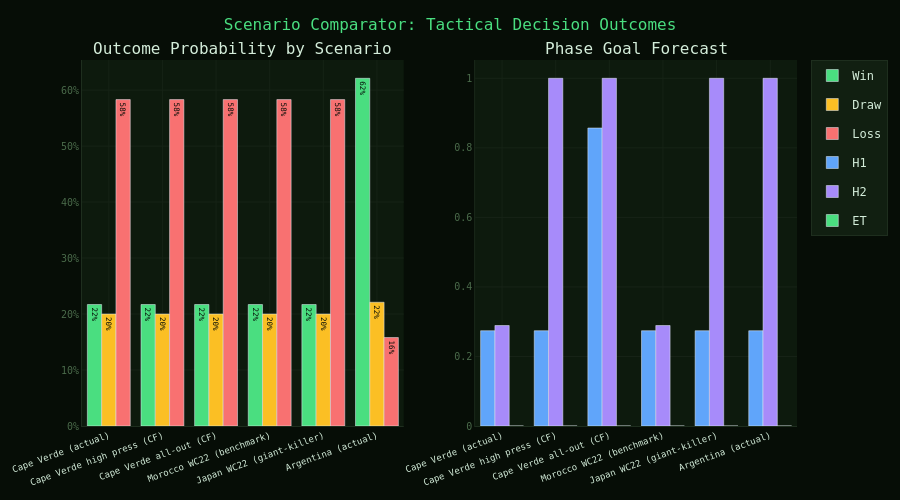

Notebook cell for this chart:
### Code cell
# Chart 3: Scenario Comparator
# All scenario values derived directly from StatsBomb event data
# Morocco: avg across WC22 wins (Canada, Portugal, Belgium)
# Japan: avg across WC22 giant-killing wins (Spain, Germany)

SCENARIOS = {
    "Cape Verde (actual)":         dict(xg=0.76, opp_xg=2.28, possession=0.36, sot_ratio=0.31, press_ratio=0.38, first_sub_min=55, n_subs=5, duel_ratio=0.52),
    "Cape Verde high press (CF)":  dict(xg=1.10, opp_xg=2.80, possession=0.40, sot_ratio=0.22, press_ratio=0.55, first_sub_min=72, n_subs=3, duel_ratio=0.44),
    "Cape Verde all-out (CF)":     dict(xg=1.60, opp_xg=3.10, possession=0.44, sot_ratio=0.18, press_ratio=0.64, first_sub_min=79, n_subs=3, duel_ratio=0.40),
    "Morocco WC22 (benchmark)":    dict(xg=0.796, opp_xg=0.828, possession=0.40, sot_ratio=0.340, press_ratio=0.603, first_sub_min=62, n_subs=5, duel_ratio=0.299),
    "Japan WC22 (giant-killer)":   dict(xg=1.204, opp_xg=1.813, possession=0.38, sot_ratio=0.416, press_ratio=0.701, first_sub_min=45, n_subs=5, duel_ratio=0.275),
    "Argentina (actual)":          dict(xg=2.28, opp_xg=0.76, possession=0.64, sot_ratio=0.45, press_ratio=0.62, first_sub_min=65, n_subs=4, duel_ratio=0.60),
}

scenario_results = {}
for name, params in SCENARIOS.items():
    out, phases = predict_scenario(**params)
    scenario_results[name] = {"proba": out, "phases": phases}

names  = list(scenario_results.keys())
wins   = [scenario_results[s]["proba"].get("Win",0)  for s in names]
draws  = [scenario_results[s]["proba"].get("Draw",0) for s in names]
losses = [scenario_results[s]["proba"].get("Loss",0) for s in names]

fig_scen = make_subplots(
    rows=1, cols=2,
    subplot_titles=["Outcome Probability by Scenario", "Phase Goal Forecast"],
    horizontal_spacing=0.10,
)

for label, vals, color in [("Win",wins,C["win"]),("Draw",draws,C["draw"]),("Loss",losses,C["loss"])]:
    fig_scen.add_trace(
        go.Bar(x=names, y=vals, name=label, marker_color=color, legendgroup=label,
               text=[f"{v:.0%}" for v in vals], textposition="inside",
               textfont=dict(size=10, color=C["bg"]), showlegend=True),
        row=1, col=1,
    )

for ph_key, ph_label, color in [("H1 (0-45)","H1",C["blue"]),("H2 (45-90)","H2",C["purple"]),("ET (90-120)","ET",C["win"])]:
    vals = [scenario_results[s]["phases"].get(ph_key,0) for s in names]
    fig_scen.add_trace(
        go.Bar(x=names, y=vals, name=ph_label, marker_color=color, legendgroup=ph_label,
               showlegend=True),
        row=1, col=2,
    )

fig_scen.update_layout(
    **BASE,
    title=dict(text="Scenario Comparator: Tactical Decision Outcomes", font=dict(size=16,color=C["win"]), x=0.5),
    barmode="stack", height=500,
    legend=dict(bgcolor=C["card"], bordercolor=C["border"], borderwidth=1),
)
# Phase goal panel should be grouped, not stacked
for trace in fig_scen.data:
    if trace.name in ["H1","H2","ET"]:
        trace.update(offsetgroup=trace.name)

fig_scen.update_layout(barmode="group")

for r in [1]:
    for c in [1,2]:
        fig_scen.update_xaxes(tickangle=-20, tickfont=dict(size=9), row=r, col=c,
                               **{k:v for k,v in axis().items() if k in ["gridcolor","showline","linecolor","tickcolor"]})
        fig_scen.update_yaxes(row=r, col=c, **axis(pct=(c==1)))

# Restore stacked for left panel
for trace in fig_scen.data:
    if trace.name in ["Win","Draw","Loss"]:
        trace.update(offsetgroup=None)

fig_scen.show()

### Figure 1 — Plotly figure (JSON) as saved in the notebook; plotly's stock layout.template omitted (floating-point values rounded to 4 significant figures)
{"data": [{"legendgroup": "Win", "marker": {"color": "#4ade80"}, "name": "Win", "showlegend": true, "text": ["22%", "22%", "22%", "22%", "22%", "62%"], "textfont": {"color": "#060d06", "size": 10}, "textposition": "inside", "type": "bar", "x": ["Cape Verde (actual)", "Cape Verde high press (CF)", "Cape Verde all-out (CF)", "Morocco WC22 (benchmark)", "Japan WC22 (giant-killer)", "Argentina (actual)"], "xaxis": "x", "y": [0.217, 0.217, 0.217, 0.217, 0.217, 0.621], "yaxis": "y"}, {"legendgroup": "Draw", "marker": {"color": "#fbbf24"}, "name": "Draw", "showlegend": true, "text": ["20%", "20%", "20%", "20%", "20%", "22%"], "textfont": {"color": "#060d06", "size": 10}, "textposition": "inside", "type": "bar", "x": ["Cape Verde (actual)", "Cape Verde high press (CF)", "Cape Verde all-out (CF)", "Morocco WC22 (benchmark)", "Japan WC22 (giant-killer)", "Argentina (actual)"], "xaxis": "x", "y": [0.2, 0.2, 0.2, 0.2, 0.2, 0.221], "yaxis": "y"}, {"legendgroup": "Loss", "marker": {"color": "#f87171"}, "name": "Loss", "showlegend": true, "text": ["58%", "58%", "58%", "58%", "58%", "16%"], "textfont": {"color": "#060d06", "size": 10}, "textposition": "inside", "type": "bar", "x": ["Cape Verde (actual)", "Cape Verde high press (CF)", "Cape Verde all-out (CF)", "Morocco WC22 (benchmark)", "Japan WC22 (giant-killer)", "Argentina (actual)"], "xaxis": "x", "y": [0.583, 0.583, 0.583, 0.583, 0.583, 0.158], "yaxis": "y"}, {"legendgroup": "H1", "marker": {"color": "#60a5fa"}, "name": "H1", "offsetgroup": "H1", "showlegend": true, "type": "bar", "x": ["Cape Verde (actual)", "Cape Verde high press (CF)", "Cape Verde all-out (CF)", "Morocco WC22 (benchmark)", "Japan WC22 (giant-killer)", "Argentina (actual)"], "xaxis": "x2", "y": [0.274, 0.274, 0.857, 0.274, 0.274, 0.274], "yaxis": "y2"}, {"legendgroup": "H2", "marker": {"color": "#a78bfa"}, "name": "H2", "offsetgroup": "H2", "showlegend": true, "type": "bar", "x": ["Cape Verde (actual)", "Cape Verde high press (CF)", "Cape Verde all-out (CF)", "Morocco WC22 (benchmark)", "Japan WC22 (giant-killer)", "Argentina (actual)"], "xaxis": "x2", "y": [0.289, 1.0, 1.0, 0.289, 1.0, 1.0], "yaxis": "y2"}, {"legendgroup": "ET", "marker": {"color": "#4ade80"}, "name": "ET", "offsetgroup": "ET", "showlegend": true, "type": "bar", "x": ["Cape Verde (actual)", "Cape Verde high press (CF)", "Cape Verde all-out (CF)", "Morocco WC22 (benchmark)", "Japan WC22 (giant-killer)", "Argentina (actual)"], "xaxis": "x2", "y": [0.0, 0.0, 0.0, 0.0, 0.0, 0.0], "yaxis": "y2"}], "layout": {"annotations": [{"font": {"size": 16}, "showarrow": false, "text": "Outcome Probability by Scenario", "x": 0.225, "xanchor": "center", "xref": "paper", "y": 1.0, "yanchor": "bottom", "yref": "paper"}, {"font": {"size": 16}, "showarrow": false, "text": "Phase Goal Forecast", "x": 0.775, "xanchor": "center", "xref": "paper", "y": 1.0, "yanchor": "bottom", "yref": "paper"}], "barmode": "group", "font": {"color": "#d4edda", "family": "monospace", "size": 12}, "height": 500, "hoverlabel": {"bgcolor": "#111f11", "bordercolor": "#1e2e1e", "font": {"color": "#d4edda"}}, "legend": {"bgcolor": "#111f11", "bordercolor": "#1e2e1e", "borderwidth": 1}, "margin": {"b": 50, "l": 60, "r": 40, "t": 60}, "paper_bgcolor": "#060d06", "plot_bgcolor": "#0d1a0d", "title": {"font": {"color": "#4ade80", "size": 16}, "text": "Scenario Comparator: Tactical Decision Outcomes", "x": 0.5}, "xaxis": {"anchor": "y", "domain": [0.0, 0.45], "gridcolor": "#162316", "linecolor": "#1e2e1e", "showline": true, "tickangle": -20, "tickcolor": "#1e2e1e", "tickfont": {"size": 9}}, "xaxis2": {"anchor": "y2", "domain": [0.55, 1.0], "gridcolor": "#162316", "linecolor": "#1e2e1e", "showline": true, "tickangle": -20, "tickcolor": "#1e2e1e", "tickfont": {"size": 9}}, "yaxis": {"anchor": "x", "domain": [0.0, 1.0], "gridcolor": "#162316", "linecolor": "#1e2e1e", "showline": true, "tickcolor": "#1e2e1e", "tickfont": {"color": "#4a6a4a", "size": 10}, "tickformat": ".0%", "title": {"font": {"color": "#4a6a4a", "size": 11}, "text": ""}, "zeroline": false}, "yaxis2": {"anchor": "x2", "domain": [0.0, 1.0], "gridcolor": "#162316", "linecolor": "#1e2e1e", "showline": true, "tickcolor": "#1e2e1e", "tickfont": {"color": "#4a6a4a", "size": 10}, "title": {"font": {"color": "#4a6a4a", "size": 11}, "text": ""}, "zeroline": false}}}
